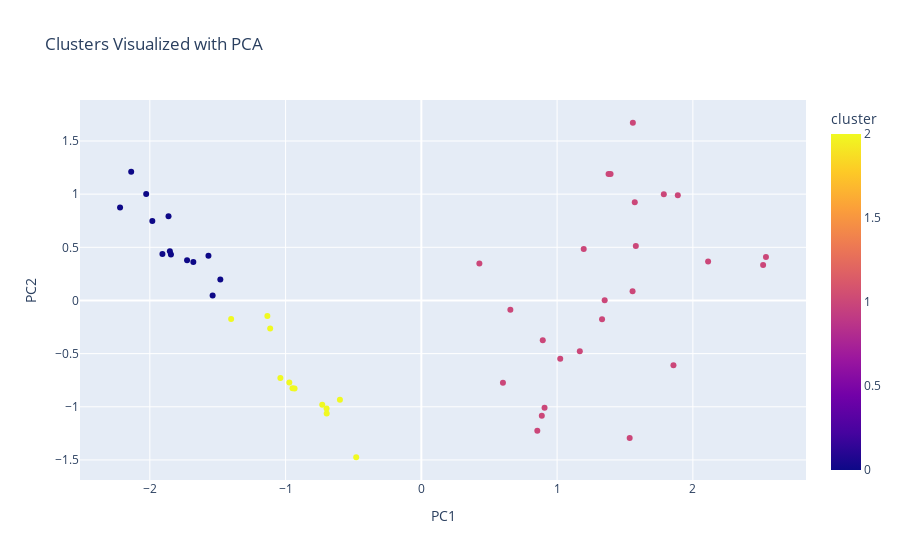

Notebook source saved alongside this figure:
### Code cell
import plotly.express as px

df_viz = pd.DataFrame(X_2D, columns=["PC1", "PC2"])
df_viz['cluster'] = labels

px.scatter(df_viz, x='PC1', y='PC2', color='cluster', title="Clusters Visualized with PCA")

### Figure 1 — Plotly figure (JSON) as saved in the notebook; plotly's stock layout.template omitted (floating-point values rounded to 4 significant figures)
{"data": [{"hovertemplate": "PC1=%{x}<br>PC2=%{y}<br>cluster=%{marker.color}<extra></extra>", "legendgroup": "", "marker": {"color": [2, 0, 2, 2, 2, 0, 2, 0, 0, 0, 2, 0, 2, 2, 0, 0, 2, 2, 0, 0, 0, 2, 0, 2, 0, 1, 1, 1, 1, 1, 1, 1, 1, 1, 1, 1, 1, 1, 1, 1, 1, 1, 1, 1, 1, 1, 1, 1, 1, 1], "coloraxis": "coloraxis", "symbol": "circle"}, "mode": "markers", "name": "", "orientation": "v", "showlegend": false, "type": "scatter", "x": [-1.038, -1.481, -1.134, -0.6973, -0.5997, -2.137, -1.401, -1.907, -1.568, -2.219, -0.73, -1.844, -0.4798, -0.698, -2.027, -1.981, -0.949, -0.9339, -1.862, -1.68, -1.537, -0.9724, -1.852, -1.114, -1.725, 2.517, 1.196, 1.786, 0.6558, 0.8944, 1.857, 1.889, 1.572, 1.023, 0.8542, 1.394, 0.601, 2.112, 1.558, 1.535, 1.556, 0.9075, 0.8874, 1.167, 1.331, 1.35, 1.58, 2.538, 1.379, 0.4274], "xaxis": "x", "y": [-0.728, 0.1982, -0.1454, -1.063, -0.9329, 1.21, -0.1736, 0.4362, 0.4205, 0.8752, -0.9804, 0.4312, -1.475, -1.015, 1.0, 0.7469, -0.8265, -0.8276, 0.791, 0.3608, 0.04569, -0.7711, 0.4639, -0.2634, 0.3778, 0.3337, 0.483, 0.9986, -0.08654, -0.3746, -0.6104, 0.99, 0.9231, -0.5481, -1.225, 1.19, -0.7731, 0.3661, 1.671, -1.293, 0.08625, -1.009, -1.084, -0.4784, -0.1758, 0.001544, 0.5113, 0.4083, 1.19, 0.3472], "yaxis": "y"}], "layout": {"coloraxis": {"colorbar": {"title": {"text": "cluster"}}, "colorscale": [[0, "#0d0887"], [0.1111, "#46039f"], [0.2222, "#7201a8"], [0.3333, "#9c179e"], [0.4444, "#bd3786"], [0.5556, "#d8576b"], [0.6667, "#ed7953"], [0.7778, "#fb9f3a"], [0.8889, "#fdca26"], [1, "#f0f921"]]}, "legend": {"tracegroupgap": 0}, "title": {"text": "Clusters Visualized with PCA"}, "xaxis": {"anchor": "y", "domain": [0, 1], "title": {"text": "PC1"}}, "yaxis": {"anchor": "x", "domain": [0, 1], "title": {"text": "PC2"}}}}
